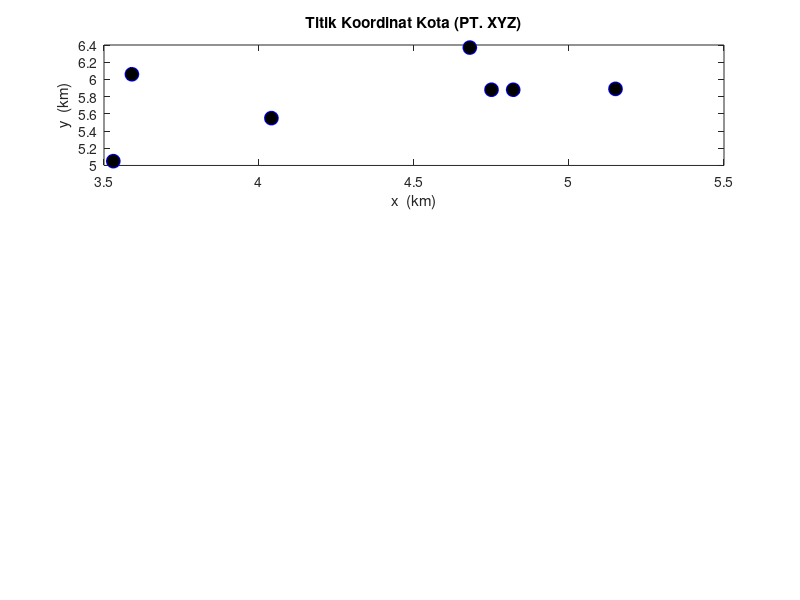

Source code (MATLAB): (Note: this script raises an error after producing the figure.)
%**************************************************************************
%                 VRP Problem Using ACO cluster 10
% -------------------------------------------------------------------------
% By     : Gita Anggita Lestari
% Contact: gitaanggitalstr@gmail.com             Last update: sept 13, 2019
% --------------s-----------------------------------------------------------                             
% This program is developed to find shortest path (minimum cost)between
% some cities. 
% 
% There are 4  parts in this program:
% 1.Main program of ACO (myaco.m)
% 2.Function to generate solution (ant_tour.m)
% 3.Function to calculate the cost (distance) (calculate_cost.m)
% 4.Function to update the traces (update_the_trace.m)
%**************************************************************************
 
%**************************************************************************
%                   The Program Start Here                    
%*------------------------------------------------------------------------
% function myaco(num_of_nodes,num_of_ants, max_iteration)
function myaco()
% inputs
miter=1000; % banyak iterasi
m=2; % banyak semut
n=7; %jumlah kotas
% parameters
e=0.6;            % evaporation coefficient.
alpha=1;          % effect of ants' sight.
beta=12;           % trace's effect.
t=0.02*ones(n); % primary tracing.
el=.97;           % common cost elimination. 
% -------------------------------------------------------------------------
% Generate coordinates of cities and plot
% for i=1:n
%     x(i)=rand*20;
%     y(i)=rand*20;
% end    

% matrix coordinates of cities cluster 10
map_index=[52	54	55	56	63	66	68];
map_x=[3.53	4.82	4.75	5.15	4.68	4.04	3.59];
map_y=[5.05	5.88	5.88	5.89	6.37	5.55	6.06];
node=[map_index;map_x;map_y];
% Generate coordinates of cities and plot
for i=1:n
    x(i)= map_x(i);
    y(i)= map_y(i);
end

subplot(3,1,1);
plot(x,y,'o','MarkerFaceColor','k','MarkerEdgeColor','b','MarkerSize',10);
title('Titik Koordinat Kota (PT. XYZ)');
xlabel('x  (km)');
ylabel('y  (km)');

% generating distace between cities matrix.
%for i=1:n
%    for j=1:n
%        d(i,j)=sqrt((x(i)-x(j))^2+(y(i)-y(j))^2);
%    end
%end
d=[0 2.3 2.3 2.6 2.7 1.2 2.4;
   2.3 0 0.1 0.35 0.95 1.3 1.2;
   2.3 0.1 0 0.45 1 1 1.2;
   2.6 0.35 0.45 0 1.1 1.7 1.6;
   2.7 0.95 1 1.1 0 1.6 1.4;
   1.2 1.3 1 1.7 1.6 0 1.2;
   2.4 1.2 1.2 1.6 1.4 1.2 0];

% generating sight matrix.
for i=1:n
    for j=1:n
        if d(i,j)==0
            h(i,j)=0;
        else
            h(i,j)=1/d(i,j);
        end
    end
end
h=h
% ------------------------------------------------------------------------
%             Main Algorithm: ACO Meta heuristic procedure
% a.  Probabilistic solution construction biased by
%     pheromone trails, without forward pheromone
%     updating
% b.  Deterministic backward path with loop elimination
%     and with pheromone updating--> update_the_trace
% c.  Evaluation of the quality of the solutions
%     generated and use of the solution quality in
%     determining the quantity of pheromone to deposit-->calculate_cost
% -------------------------------------------------------------------------
for i=1:miter
% Step 1: Forward ants and solution construction

% Generate places for each ant    
for j=1:m
    start_places(j,1)=fix(1+rand*(n-1));
end
% Step 2:probabilistic solution contruction   
    [tour]=ant_tour(start_places,m,n,h,t,alpha,beta);
    tour=horzcat(tour,tour(:,1));
    
% Step 3: Calculate the cost --> total distace
    [cost,f]=calculate_cost(m,n,d,tour,el);
    [t]=update_the_trace(m,n,t,tour,f,e);
    average_cost(i)=mean(cost);
    
% Step 4: Determine the best route
    [min_cost(i),best_index]=min(cost);
    besttour(i,:)=tour(best_index,:);
    iteration(i)=i;
end
% -------------------------------------------------------------------------

% Plot Average of tour distance vs Number of Iterations
subplot(3,1,2);plot(iteration,average_cost);
title('Rata-Rata Jarak vs Jumlah Iterasi');
xlabel('iteration');
ylabel('Jarak(Km)');

% Plot the best route
[k,l]=min(min_cost); % jarak
for i=1:n+1
    X(i)=x(besttour(l,i));
    Y(i)=y(besttour(l,i));
end
subplot(3,1,3);plot(X,Y,'--o',...
                'MarkerEdgeColor','k',...
                'MarkerFaceColor','b',...
                'MarkerSize',10)
xlabel('x (km)');ylabel('y (km)');
title(['Total Jarak(Km)= ',num2str(k)]);
% fprintf('\nTotal Jarak = %d\n',k);
% Get Route Path 
batas = length(map_index);
path = [];
for i=1:batas
    itter = 0;
    index_x = X(i);
    index_y = Y(i);
    for j=1:batas
        if index_x == node(2,[j]) && index_y == node(3,[j])
            itter = itter + 1;
            path(i)=node(1,[j]);
        end
    end
end
titik_awal = num2str(path(1));jalan = num2str(path);
fprintf('Total Jarak = ')
disp(min(min_cost));
fprintf('Rute =  ');
fprintf(titik_awal);fprintf('  ');
fprintf(jalan);fprintf('  ');
fprintf(titik_awal)
fprintf('\n')
end
%**************************************************************************
%                   Ending of Program                          
%**************************************************************************

